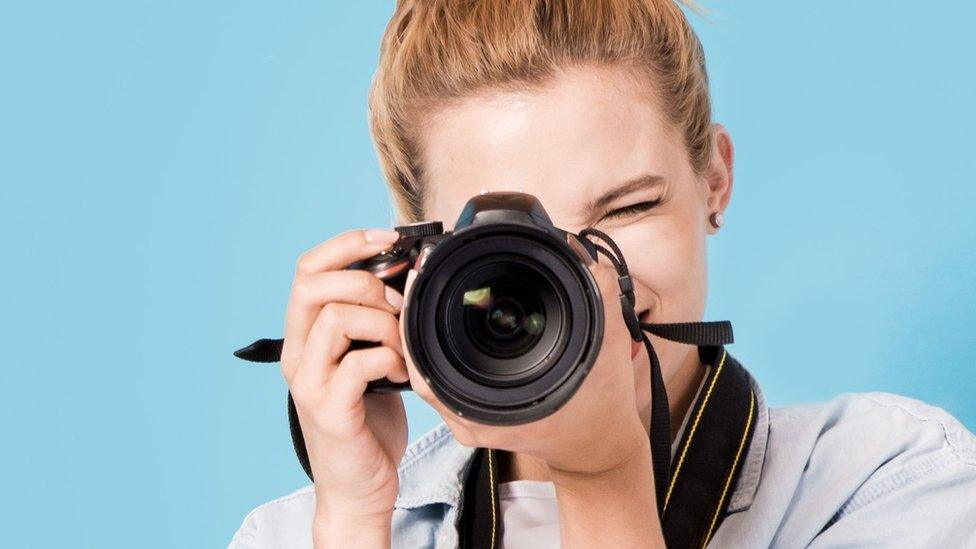
#> input picture Module 02 - Image Basics/sample.jpg, 976 x 549 px
$ jupyter execute Example.ipynb
#> lines starting #> are read from the running program, lines starting #| are printed output that depends on the picture
[cell 1]
#Print Image Dimensions
import cv2

image = cv2.imread("sample.jpg")
#> image is the input picture: shape (549, 976, 3); mean B, G, R 180.7, 174.8, 157.2
if image is None:
    print("Error: Could not read the image.")


height, width = image.shape[:2]
#> height = 549; width = 976

print("Width :", width)
#| Width : 976
print("Height:", height)
#| Height: 549

[cell 2]
# Print Image Shape

import cv2

image=cv2.imread("sample.jpg")
if image is None:
    print("Error: Could not read the image.")

print("Image Shape:", image.shape)
#| Image Shape: (549, 976, 3)

[cell 3]
# Print Number of Channels

import cv2

image = cv2.imread("sample.jpg")
if image is None:
    print("Error: Could not read the image.")

channels = image.shape[2]
#> channels = 3

print("Channels:", channels)
#| Channels: 3

[cell 4]
# Accessing Pixel Values

import cv2

image = cv2.imread("sample.jpg")

pixel = image[100, 150]
#> pixel = [228, 208, 150]

print("Pixel Value:", pixel)
#| Pixel Value: [228 208 150]

[cell 5]
import cv2

image = cv2.imread("sample.jpg")

b, g, r = image[100, 150]
#> b = 228; g = 208; r = 150

print("Blue :", b)
#| Blue : 228
print("Green:", g)
#| Green: 208
print("Red  :", r)
#| Red  : 150

[cell 6]
# Convert to Grayscale

import cv2

image = cv2.imread("sample.jpg")

gray = cv2.cvtColor(image, cv2.COLOR_BGR2GRAY)
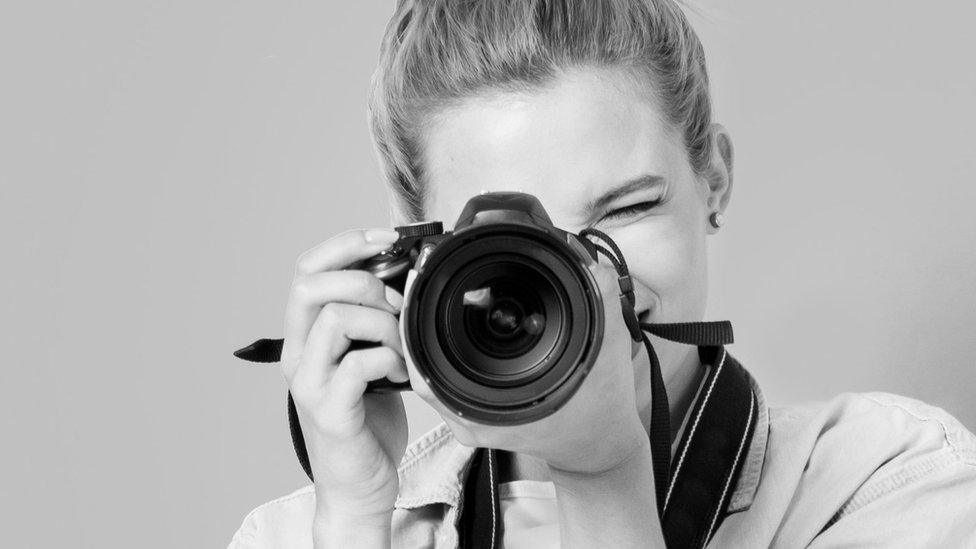
#> gray: shape (549, 976); min 0, max 254, mean 170.2

cv2.imshow("Original", image)
cv2.imshow("Grayscale", gray)

cv2.waitKey(0)
cv2.destroyAllWindows()

[cell 7]
# Save Grayscale Image
import cv2

image  = cv2.imread("sample.jpg")
gray = cv2.cvtColor(image, cv2.COLOR_BGR2GRAY)
cv2.imwrite("grayscale.jpg", gray)
#> Out = True

[cell 8]
# Split BGR Channels

import cv2

image = cv2.imread("sample.jpg")

blue, green, red = cv2.split(image)
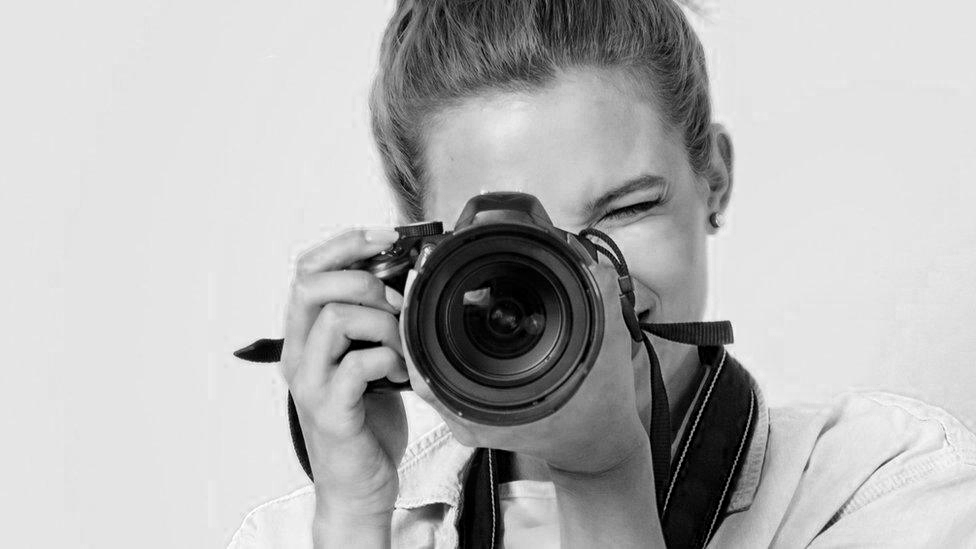
#> blue: shape (549, 976); min 0, max 255, mean 180.7
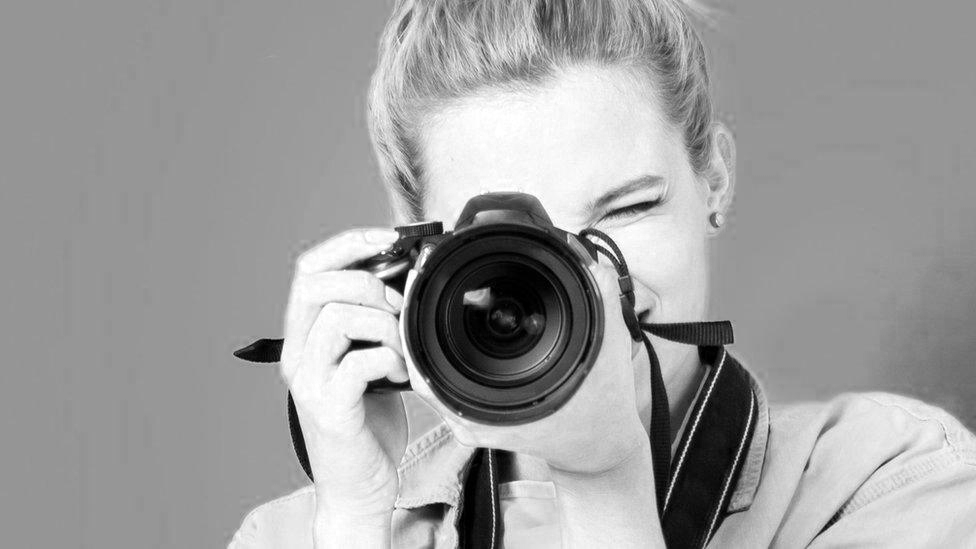
#> red: shape (549, 976); min 0, max 255, mean 157.2

cv2.imshow("Blue", blue)
cv2.imshow("Green", green)
cv2.imshow("Red", red)

cv2.waitKey(0)
cv2.destroyAllWindows()

[cell 9]
import cv2
import numpy as np

image = cv2.imread("sample.jpg")
image = cv2.resize(image, (300, 300))
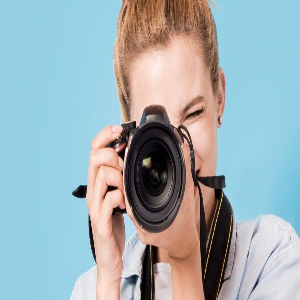
#> image: shape (300, 300, 3); mean B, G, R 180.7, 174.7, 157.1

gray = cv2.cvtColor(image, cv2.COLOR_BGR2GRAY)
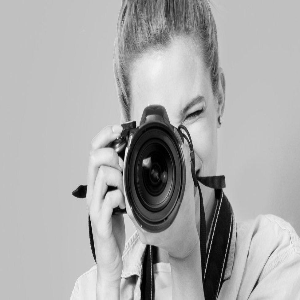
#> gray: shape (300, 300); min 0, max 245, mean 170.1

# Convert grayscale back to BGR for stacking
gray_bgr = cv2.cvtColor(gray, cv2.COLOR_GRAY2BGR)

negative = 255 - image
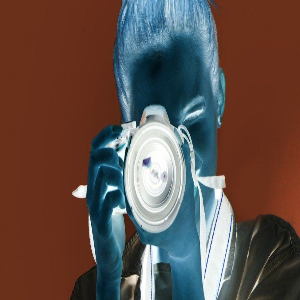
#> negative: shape (300, 300, 3); mean B, G, R 74.3, 80.3, 97.9

blur = cv2.GaussianBlur(image, (15, 15), 0)
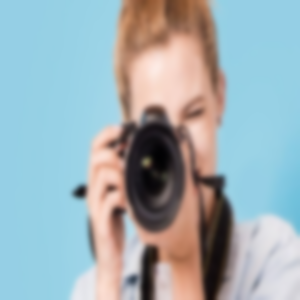
#> blur: shape (300, 300, 3); mean B, G, R 180.7, 174.7, 157.1

top = np.hstack((image, gray_bgr))
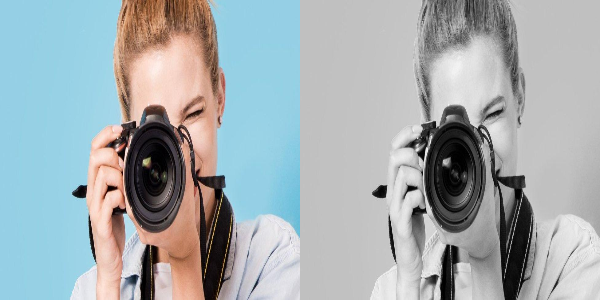
#> top: shape (300, 600, 3); mean B, G, R 175.4, 172.4, 163.6
bottom = np.hstack((negative, blur))
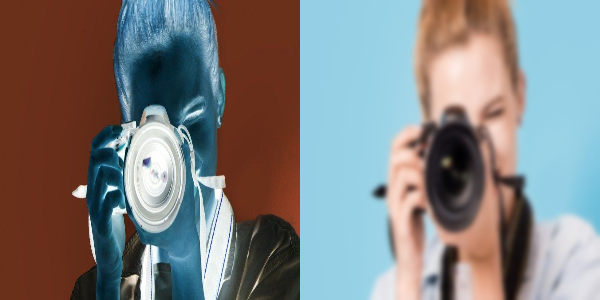
#> bottom: shape (300, 600, 3); mean B, G, R 127.5, 127.5, 127.5

result = np.vstack((top, bottom))
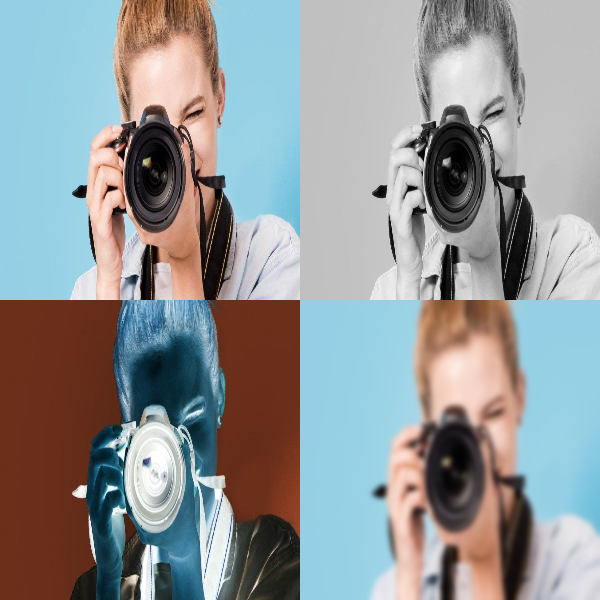
#> result: shape (600, 600, 3); mean B, G, R 151.4, 149.9, 145.5

cv2.imshow("Image Effects", result)

cv2.waitKey(0)
cv2.destroyAllWindows()
